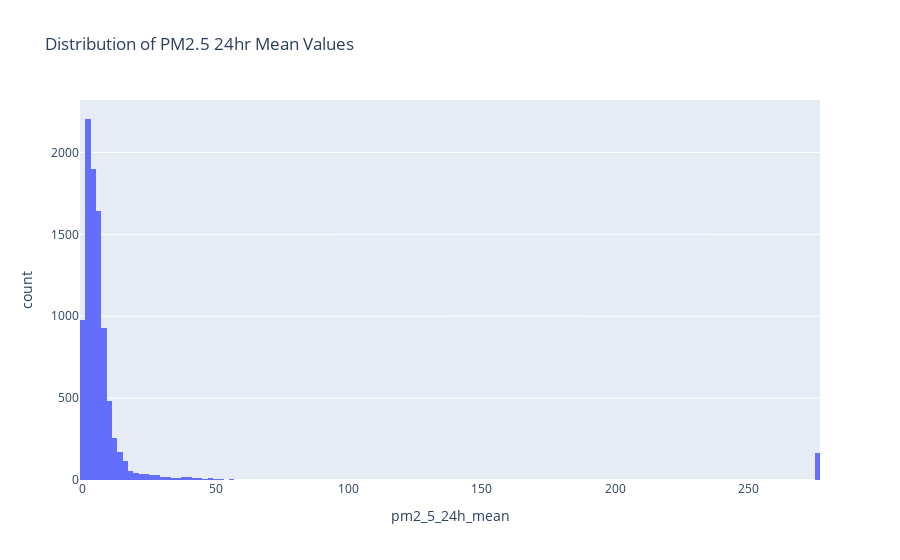

Here is the notebook cell this chart was saved with:
### Code cell
# Cap the PM2.5 values at 500
purple_filt_df.loc[purple_filt_df['pm2_5_24h_mean'] > 275, 'pm2_5_24h_mean'] = 275

# Visualize the new distribtion of PM2.5 values
px.histogram(purple_filt_df,
             x='pm2_5_24h_mean', title='Distribution of PM2.5 24hr Mean Values', nbins=200).show()

### Figure 1 — Plotly figure (JSON) as saved in the notebook; plotly's stock layout.template omitted (floating-point values rounded to 4 significant figures; data arrays with more than 128 entries replaced by an {"elided": "..."} marker saying what was removed)
{"data": [{"alignmentgroup": "True", "bingroup": "x", "hovertemplate": "pm2_5_24h_mean=%{x}<br>count=%{y}<extra></extra>", "legendgroup": "", "marker": {"color": "#636efa", "pattern": {"shape": ""}}, "name": "", "nbinsx": 200, "offsetgroup": "", "orientation": "v", "showlegend": false, "type": "histogram", "x": {"elided": "9267 float values"}, "xaxis": "x", "yaxis": "y"}], "layout": {"barmode": "relative", "legend": {"tracegroupgap": 0}, "title": {"text": "Distribution of PM2.5 24hr Mean Values"}, "xaxis": {"anchor": "y", "domain": [0, 1], "title": {"text": "pm2_5_24h_mean"}}, "yaxis": {"anchor": "x", "domain": [0, 1], "title": {"text": "count"}}}}
